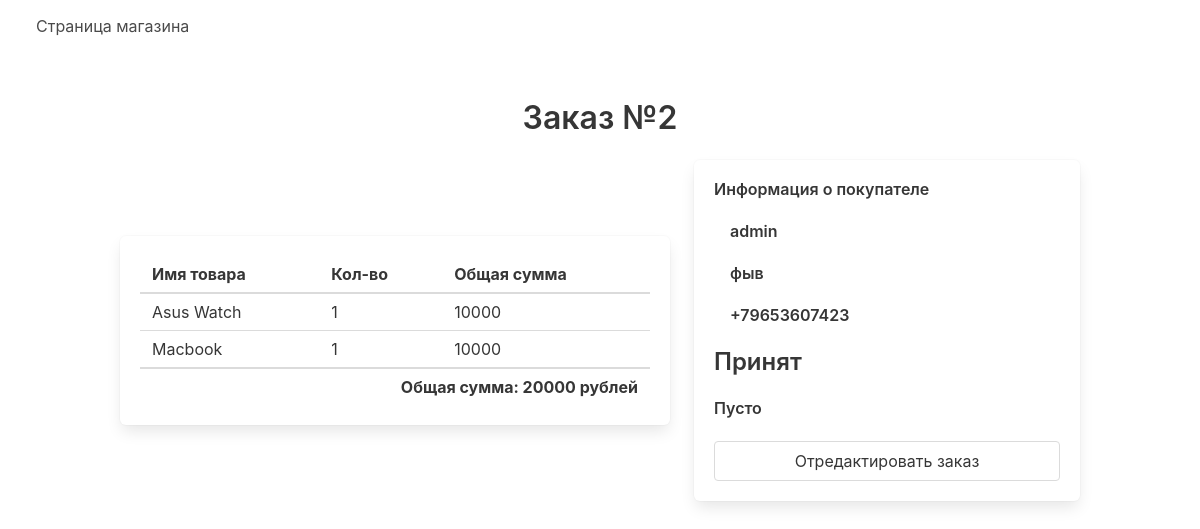
Screenshot of /staff/order/2 with the database file from the repository.
### store/models.py (models this page shows, shortened)
class Order(models.Model):
    customer = models.ForeignKey(User, on_delete=models.CASCADE)
    address = models.CharField(max_length=255)
    phone = models.CharField(max_length=255)
    total_price = models.IntegerField()
    status = models.CharField(choices=STATUS, null=True, max_length=255, default='Создан')
    comment = models.CharField(max_length=255, blank= True, null=True)

class OrderProduct(models.Model):
    order = models.ForeignKey(
        Order, on_delete=models.CASCADE, related_name='order_products'
    )
    product = models.ForeignKey(Product, on_delete=models.CASCADE)
    amount = models.IntegerField()
    total = models.IntegerField()
    def __str__(self):
        return self.product.name

class Product(models.Model):
    name = models.CharField(max_length=255)
    slug = models.SlugField(unique=True)
    description = models.TextField()
    price = models.IntegerField()
    is_new = models.BooleanField()
    is_discounted = models.BooleanField()
    category = models.ForeignKey('store.Category', on_delete=models.CASCADE)
    brand = models.ForeignKey('store.Brand', on_delete=models.CASCADE)
    image = models.ImageField(default='default-product-image.png', blank=True)
    favorite = models.ManyToManyField(User, related_name='favorite_products')

### staff/views.py (the view)
# urls.py: path('order/<int:pk>', views.order, name='order'),
def order(request, pk):
    order_data = Order.objects.get(pk=pk)
    return render(request, 'order.html', {'order': order_data})

### staff/templates/order.html (shortened to what this page needs)
{% extends 'admin_layout.html' %}
{% block content %}
<div class="section">
    <div class="container">
        <div class="title has-text-centered">
            Заказ №{{order.pk}}
        </div>
        <div class="columns is-centered is-vcentered">
            <div class="column is-7">
                <div class="box ">
                    <table class="table is-fullwidth is-size-6">
                        <thead>
                            <tr>
                                <th>Имя товара</th>
                                <th>Кол-во</th>
                                <th>Общая сумма</th>
                            </tr>
                        </thead>
                        <tbody>
                            {% for product in order.order_products.all %}
                            <tr>
                                <td>{{product}}</td>
                                <td>{{product.amount}}</td>
                                <td>{{product.total}}</td>
                            </tr>
                            {% endfor %}
                        </tbody>
                        <tfoot>
                            <tr>
                                <td colspan="3" class="has-text-right has-text-weight-bold">
                                    Общая сумма: {{order.total_price}} рублей
                                </td>
                            </tr>
                        </tfoot>
                    </table>
                </div>
            </div>
            <div class="column">
                <div class="box">
                    <div class="title is-6">
                        Информация о покупателе
                    </div>
                    <div class="title is-6">
                        {{order.customer.username}}
                    </div>
                    <div class="title is-6">
                        {{order.address}}
                    </div>
                    <div class="title is-6">
                        {{order.phone}}
                    </div>
                    <div class="title is-4">
                        {% if order.status %}
                        {{order.status}}
                        {% else %}
                        Статус не выбран
                        {% endif %}
                    </div>
                    <div class="title is-6">
                        {% if order.comment %}
                        {{order.comment}}
                        {% else %}
                        Пусто
                        {% endif %}
                    </div>
                    <a href="{% url 'staff:order_edit' order.pk %}" class="button is-fullwidth">
                        Отредактировать заказ
                    </a>
                </div>
            </div>
        </div>
    </div>
</div>
{% endblock %}

### rows the page displays
Order: pk "2", total_price "20000", customer.username "admin", address "фыв", phone "+79653607423", status "Принят"
OrderProduct: product.name "Asus Watch", amount "1", total "10000"
OrderProduct: product.name "Macbook", amount "1", total "10000"
